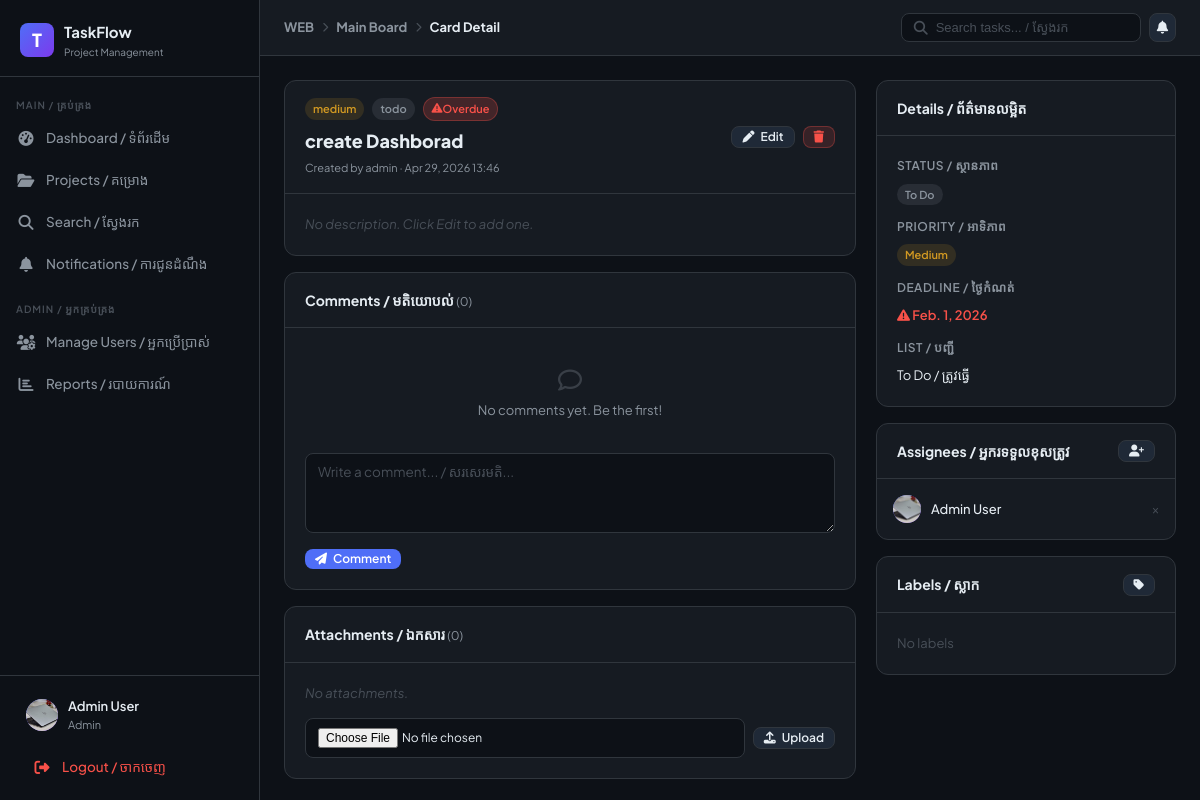
/cards/10/ (signed in), run on an earlier commit of the app's database.
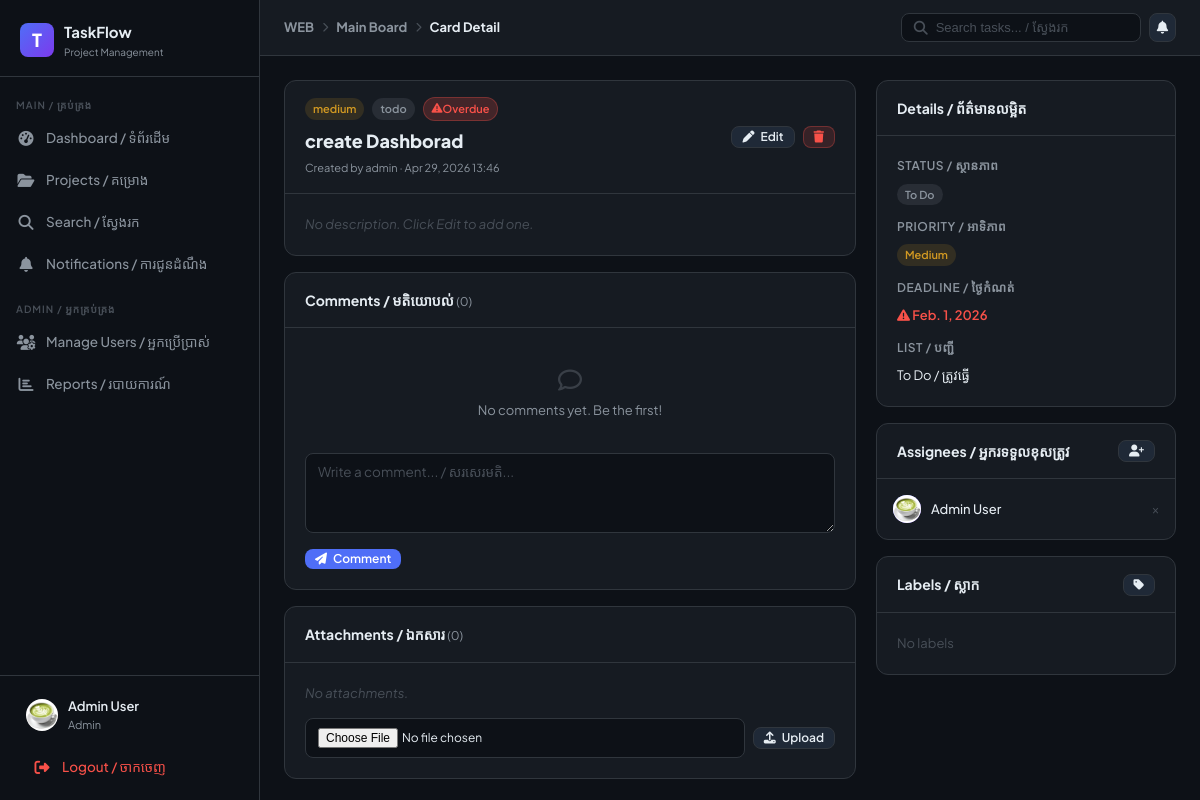
And on a later commit of the database.
### core/models.py (models this page shows, shortened)
class User(AbstractUser):
    ROLE_CHOICES = [('admin', 'Admin'), ('member', 'Member')]
    role = models.CharField(max_length=10, choices=ROLE_CHOICES, default='member')
    avatar = models.ImageField(upload_to='avatars/', blank=True, null=True)
    is_active = models.BooleanField(default=True)
    @property
    def is_admin(self):
        return self.role == 'admin'

class ProjectMember(models.Model):
    ROLE_CHOICES = [('owner', 'Owner'), ('admin', 'Admin'), ('member', 'Member')]
    project = models.ForeignKey(Project, on_delete=models.CASCADE, related_name='members')
    user = models.ForeignKey(User, on_delete=models.CASCADE, related_name='project_memberships')
    role = models.CharField(max_length=10, choices=ROLE_CHOICES, default='member')
    joined_at = models.DateTimeField(auto_now_add=True)
    class Meta:
        unique_together = ('project', 'user')

### core/views.py (the view, shortened to what this page needs)
# urls.py: path('cards/<int:card_id>/', views.card_detail, name='card_detail'),
@login_required
def card_detail(request, card_id):
    card = get_object_or_404(Card, id=card_id)
    project = card.list.board.project
    members = ProjectMember.objects.filter(project=project).select_related("user")
    labels = project.labels.all()
    comments = card.comments.select_related("user").all()
    attachments = card.attachments.all()
    assigned_ids = CardAssignment.objects.filter(card=card).values_list(
        "user_id", flat=True
    )
    context = {
        "card": card,
        "project": project,
        "members": members,
        "labels": labels,
        "comments": comments,
        "attachments": attachments,
        "assigned_ids": list(assigned_ids),
        "unread_count": request.user.notifications.filter(is_read=False).count(),
    }
    return render(request, "board/card_detail.html", context)

### core/models.py (called while the page is built)
    @property
    def is_overdue(self):
        if self.deadline and self.status != 'done':
            return self.deadline < timezone.now().date()
        return False

### templates/board/card_detail.html (shortened to what the changed rows need)
{% extends 'base.html' %}
{% block content %}
<div class="card-detail-grid">
  <div>
    <div class="card mb-16">
      <div class="card-header">
        <div style="flex:1">
          <h2 style="font-size:18px;font-weight:800">{{ card.title }}</h2>
        </div>
      </div>
    </div>
  </div>
  <div style="display:flex;flex-direction:column;gap:16px">
    <div class="card">
      <div class="card-body" style="padding:8px 0">
        {% for m in members %}
        {% if m.user.id in assigned_ids %}
        <div style="display:flex;align-items:center;gap:10px;padding:8px 16px">
          <div class="user-avatar" style="width:28px;height:28px;font-size:11px">
            {% if m.user.avatar %}<img src="{{ m.user.avatar.url }}" alt="">{% else %}{{ m.user.username|first|upper }}{% endif %}
          </div>
          <div style="flex:1;font-size:13px;font-weight:500">{{ m.user.get_full_name|default:m.user.username }}</div>
          <form method="post">
            <button type="submit" style="background:none;border:none;color:var(--text-faint);cursor:pointer;font-size:12px">×</button>
          </form>
        </div>
        {% endif %}
        {% empty %}
        <div style="padding:12px 16px;color:var(--text-muted);font-size:13px">No assignees.</div>
        {% endfor %}
      </div>
    </div>
  </div>
</div>
{% endblock %}

### templates/base.html (shortened to what this page needs)
{% load static %}
<!DOCTYPE html>
<html lang="km-en">
<head>
<link rel="stylesheet" href="{% static 'css/main.css' %}">
<link rel="stylesheet" href="https://cdnjs.cloudflare.com/ajax/libs/font-awesome/6.5.0/css/all.min.css">
</head>
<body>
<aside class="sidebar" id="sidebar">
  <div class="sidebar-logo">
    <div class="logo-icon">T</div>
    <div>
      <div class="logo-text">TaskFlow</div>
      <div class="logo-sub">Project Management</div>
    </div>
  </div>
  <nav class="sidebar-nav">
    <div class="nav-section">Main / គ្រប់គ្រង</div>
    <a href="{% url 'dashboard' %}" class="nav-link {% if request.resolver_match.url_name == 'dashboard' %}active{% endif %}">
      <span class="nav-icon"><i class="fa-solid fa-gauge-high"></i></span>
      Dashboard / ទំព័រដើម
    </a>
    <a href="{% url 'projects' %}" class="nav-link {% if 'project' in request.resolver_match.url_name %}active{% endif %}">
      <span class="nav-icon"><i class="fa-solid fa-folder-open"></i></span>
      Projects / គម្រោង
    </a>
    <a href="{% url 'search' %}" class="nav-link {% if request.resolver_match.url_name == 'search' %}active{% endif %}">
      <span class="nav-icon"><i class="fa-solid fa-magnifying-glass"></i></span>
      Search / ស្វែងរក
    </a>
    <a href="{% url 'notifications' %}" class="nav-link {% if request.resolver_match.url_name == 'notifications' %}active{% endif %}">
      <span class="nav-icon"><i class="fa-solid fa-bell"></i></span>
      Notifications / ការជូនដំណឹង
    </a>
    {% if user.is_admin %}
    <div class="nav-section" style="margin-top:8px">Admin / អ្នកគ្រប់គ្រង</div>
    <a href="{% url 'admin_users' %}" class="nav-link {% if request.resolver_match.url_name == 'admin_users' %}active{% endif %}">
      <span class="nav-icon"><i class="fa-solid fa-users-gear"></i></span>
      Manage Users / អ្នកប្រើប្រាស់
    </a>
    <a href="{% url 'admin_reports' %}" class="nav-link {% if request.resolver_match.url_name == 'admin_reports' %}active{% endif %}">
      <span class="nav-icon"><i class="fa-solid fa-chart-bar"></i></span>
      Reports / របាយការណ៍
    </a>
    {% endif %}
  </nav>
  <div class="sidebar-footer">
    <a href="{% url 'profile' %}" class="user-card">
      <div class="user-avatar">
        {% if user.avatar %}<img src="{{ user.avatar.url }}" alt="">
        {% else %}{{ user.username|first|upper }}{% endif %}
      </div>
      <div class="user-info">
        <div class="user-name">{{ user.get_full_name|default:user.username }}</div>
        <div class="user-role">{{ user.role }}</div>
      </div>
    </a>
    <a href="{% url 'logout' %}" class="nav-link" style="margin-top:4px; color: var(--red)">
      <span class="nav-icon"><i class="fa-solid fa-right-from-bracket"></i></span>
      Logout / ចាកចេញ
    </a>
  </div>
</aside>
<div class="main-content">
  <div class="topbar">
    <div class="topbar-title">{% block page_title %}{% endblock %}</div>
    <div class="topbar-actions">
      <form action="{% url 'search' %}" method="get" class="search-bar">
        <i class="fa-solid fa-magnifying-glass" style="color:var(--text-faint)"></i>
        <input type="text" name="q" placeholder="Search tasks... / ស្វែងរក" value="{{ request.GET.q }}">
      </form>
      <a href="{% url 'notifications' %}" class="btn btn-icon btn-secondary" style="position:relative">
        <i class="fa-solid fa-bell"></i>
      </a>
    </div>
  </div>
  <div class="page-content">
    {% block content %}{% endblock %}
  </div>
</div>
</body>
</html>

What changed in the data, as far as the page shows it:
changed User "Admin User": avatar: a different picture
changed through a linked row, ProjectMember "Admin User": user.avatar: a different picture
